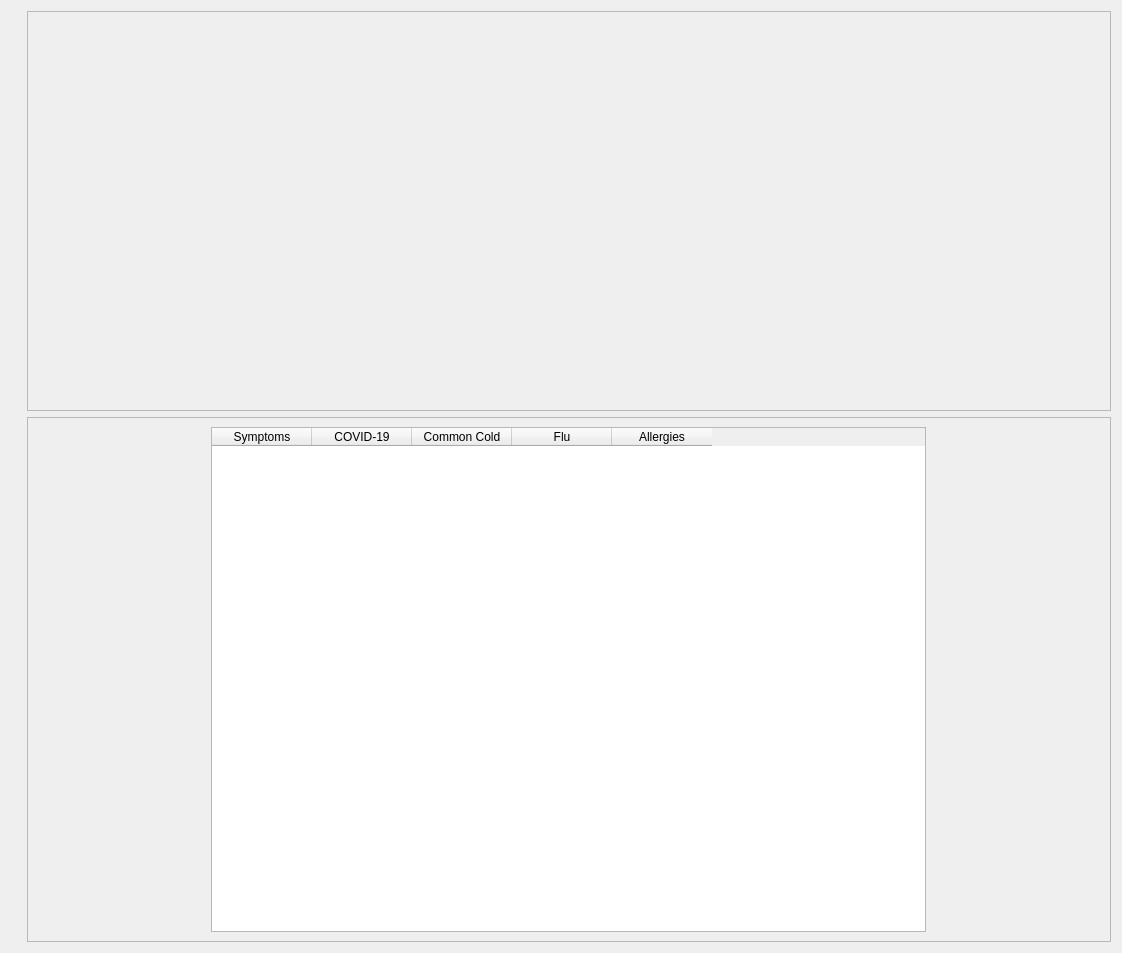
                             <widget class="QWidget" name="scrollAreaWidgetContents_2">
                              <property name="geometry">
                               <rect>
                                <x>0</x>
                                <y>-422</y>
                                <width>1122</width>
                                <height>953</height>
                               </rect>
                              </property>
                              <layout class="QVBoxLayout" name="verticalLayout_22">
                               <property name="leftMargin">
                                <number>27</number>
                               </property>
                               <item>
                                <widget class="QFrame" name="frame_6">
                                 <property name="minimumSize">
                                  <size>
                                   <width>0</width>
                                   <height>400</height>
                                  </size>
                                 </property>
                                 <property name="maximumSize">
                                  <size>
                                   <width>100000</width>
                                   <height>100000</height>
                                  </size>
                                 </property>
                                 <property name="styleSheet">
                                  <string notr="true">image: url(:/images/images/images/symptoms.png);</string>
                                 </property>
                                 <property name="frameShape">
                                  <enum>QFrame::StyledPanel</enum>
                                 </property>
                                 <property name="frameShadow">
                                  <enum>QFrame::Raised</enum>
                                 </property>
                                </widget>
                               </item>
                               <item>
                                <widget class="QFrame" name="frame_8">
                                 <property name="frameShape">
                                  <enum>QFrame::StyledPanel</enum>
                                 </property>
                                 <property name="frameShadow">
                                  <enum>QFrame::Raised</enum>
                                 </property>
                                 <layout class="QHBoxLayout" name="horizontalLayout_10">
                                  <item>
                                   <widget class="QTableWidget" name="tableWidget_symptoms">
                                    <property name="minimumSize">
                                     <size>
                                      <width>715</width>
                                      <height>500</height>
                                     </size>
                                    </property>
                                    <property name="maximumSize">
                                     <size>
                                      <width>700</width>
                                      <height>16777215</height>
                                     </size>
                                    </property>
                                    <property name="layoutDirection">
                                     <enum>Qt::LeftToRight</enum>
                                    </property>
                                    <column>
                                     <property name="text">
                                      <string>Symptoms</string>
                                     </property>
                                    </column>
                                    <column>
                                     <property name="text">
                                      <string>COVID-19</string>
                                     </property>
                                    </column>
                                    <column>
                                     <property name="text">
                                      <string>Common Cold</string>
                                     </property>
                                    </column>
                                    <column>
                                     <property name="text">
                                      <string>Flu</string>
                                     </property>
                                    </column>
                                    <column>
                                     <property name="text">
                                      <string>Allergies</string>
                                     </property>
                                    </column>
                                   </widget>
                                  </item>
                                 </layout>
                                </widget>
                               </item>
                              </layout>
                             </widget>
